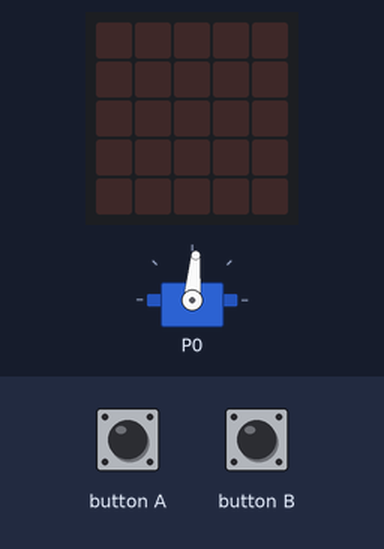
This program was run on a simulated BBC micro:bit running MicroPython. On the bench: servo, the board's 5×5 LED display. The inputs (shaded band) are chosen by the test bench. Servo angles are drawn from the pulse width (0.5 ms = 0°, 2.5 ms = 180°).

Above: at 1.2 s.
1.3 s: button A pressed for 0.15 s
At 2.1 s:
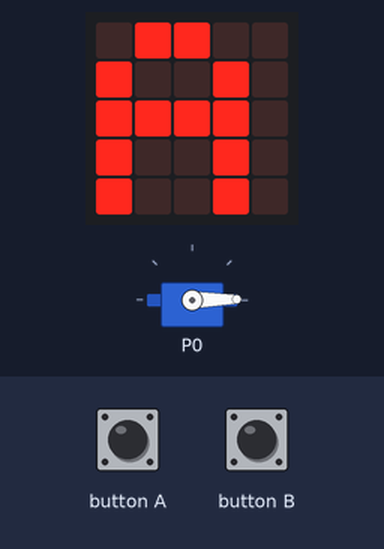
2.9 s: button B pressed for 0.15 s
At 3.5 s:
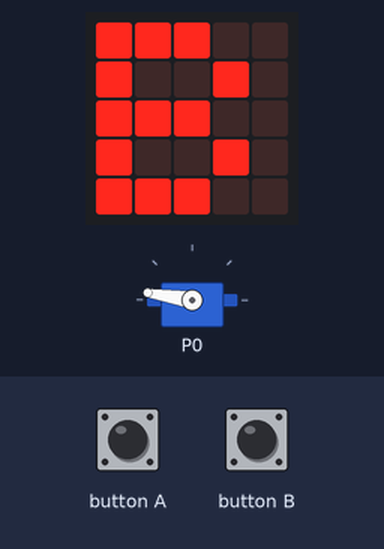
4.5 s: button A pressed for 1 s
At 5.8 s:
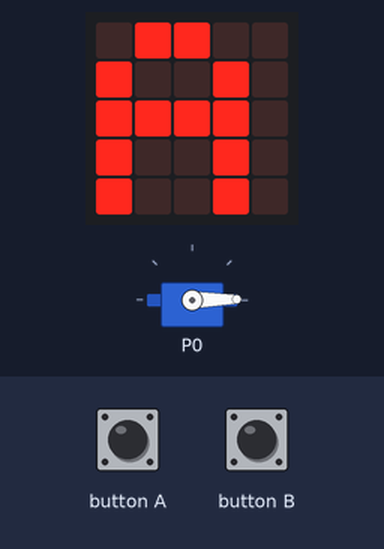
7.0 s: button B pressed for 1 s
At 7.7 s:
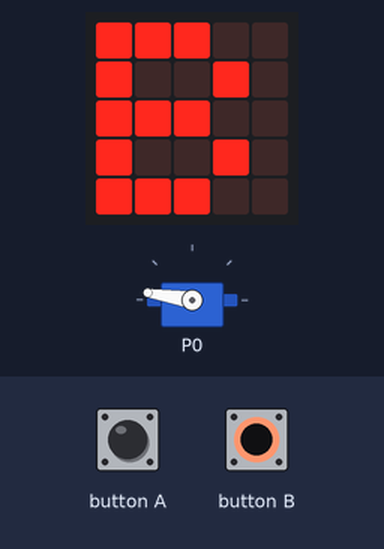
Timing chart, 0 to 10.0 s (numbered marks = the images above; inputs shaded):
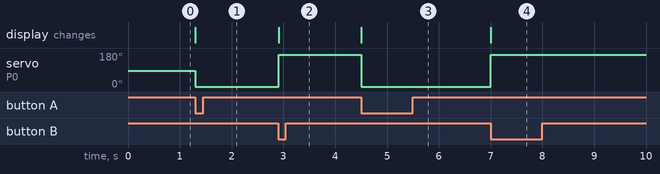

Measured:
- after the input at 1.3 s, servo on P0: 85° → 1° at once; the display: changes at once (image 1)
- after the input at 2.9 s, servo on P0: 1° → 171° at once; the display: changes at once (image 2)
- after the input at 4.5 s, servo on P0: 171° → 1° at once; the display: changes at once (image 3)
- after the input at 7.0 s, servo on P0: 1° → 171° at once; the display: changes at once (image 4)

The program:

main.py
```python
# Sample: zwei-stellungen  (Miuzei Micro Servo 9g, Metallgetriebe)
# Board:   BBC micro:bit V2.2
# Sprache: MicroPython
#
# Ziel: Knopf A faehrt den Servo auf 0 Grad, Knopf B auf 180 Grad.
#       Beim Start steht der Servo auf 90 Grad (Mitte).
#       Anwendung: Klappe / Schranke / Schalter auf-zu.
#
# --------------------------------------------------------------------------
# Verkabelung (3-poliges Servokabel)
# --------------------------------------------------------------------------
#   Servo orange/gelb (Signal)  ->  P0
#   Servo rot         (+)        ->  3V     (siehe Hinweis unten!)
#   Servo braun/schwarz (-)      ->  GND
#
#   HINWEIS ZUR STROMVERSORGUNG:
#   Ein einzelner unbelasteter 9g-Servo laeuft meist direkt am 3V-Pin.
#   Zittert der Servo, macht der micro:bit einen Reset oder haengen mehrere
#   Servos dran -> externes Batteriefach (3x AA = 4.5 V) an rot/braun,
#   und GND von Batterie und micro:bit VERBINDEN (gemeinsame Masse).
#   Signal bleibt an P0.
# --------------------------------------------------------------------------

from microbit import *

# PWM fuer den Servo vorbereiten: 20 ms Periode = 50 Hz
pin0.set_analog_period(20)


def servo_winkel(grad):
    # grad 0..180 in einen Puls von ca. 0.5 ms bis 2.4 ms umrechnen.
    # write_analog(0..1023) entspricht 0..20 ms Puls.
    #   26  -> ca. 0.5 ms  (0 Grad)
    #   123 -> ca. 2.4 ms  (180 Grad)
    grad = max(0, min(180, grad))
    duty = int(26 + grad * (123 - 26) / 180)
    pin0.write_analog(duty)
    # Zittert der Servo an den Endlagen: 26/123 naeher zusammen holen,
    # z. B. 34 und 115.


servo_winkel(90)   # Startstellung: Mitte

while True:
    if button_a.was_pressed():
        servo_winkel(0)
        display.show("A")
    if button_b.was_pressed():
        servo_winkel(180)
        display.show("B")
    sleep(10)
```
